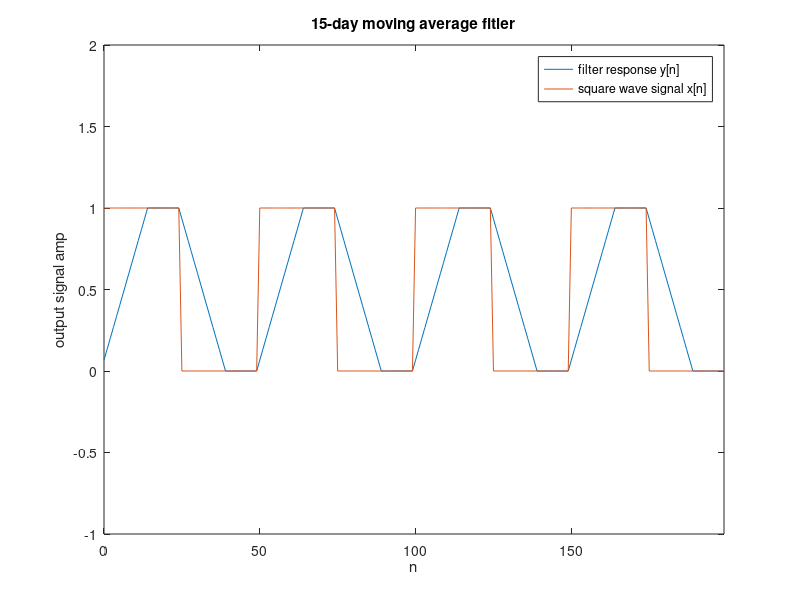

This chart was generated by the following MATLAB code:
L = 200;
K = 50;
n = 0:L-1;
x = double(rem(n,K)< K/2);
for i = 1:1:200
    if i<=15
        h(i) = 1/15;
    else
        h(i) = 0;
    end
end
y = conv(x,h);
for i = 1:1:200
    newY(i) = y(i);
end
plot(n,newY);
hold on
plot(n,x);
axis([0 199 -1 2])
xlabel("n");
ylabel("output signal amp");
title("15-day moving average fitler")
legend("filter response y[n]","square wave signal x[n]")